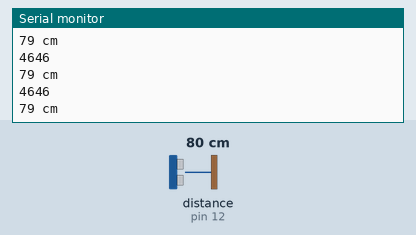
Recording of a sketch running on a simulated Arduino Uno, built with avr-gcc and run on an emulated ATmega328P. Shown: the last lines printed to the serial monitor. Wiring (inferred from the names in the program): ultrasonic range finder: trigger pin 13; echo pin 12. The inputs (shaded band) are chosen by the test bench; at power-on: distance to the obstacle (sensor on pin 12) 80 cm. The echo pulse lasts 58.3 µs per cm.

Above: at 1.3 s.
1.4 s: distance to the obstacle (sensor on pin 12) set to 195 cm
At 2.0 s:
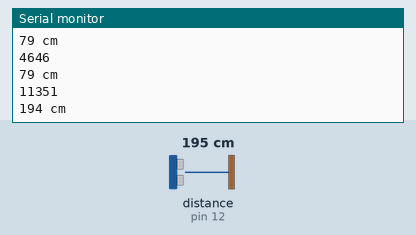
2.9 s: distance to the obstacle (sensor on pin 12) set to 204 cm
At 3.5 s:
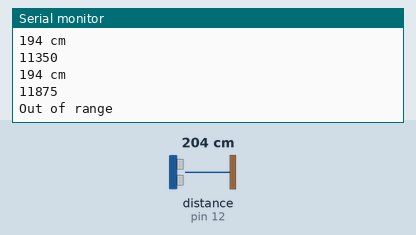
Timing chart, 0 to 5.9 s (numbered marks = the images above; inputs shaded):
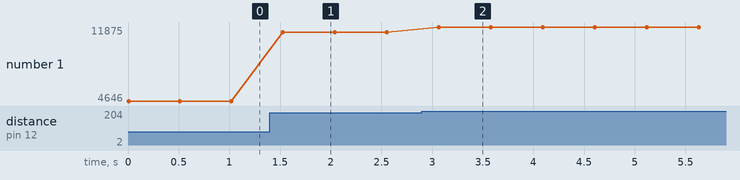

The sketch:

Ultrasonic_Sensor.ino
```cpp
/*  Ultrasonic distance sensor HC-SR04 demo sketch
 *
 * This sketch calculates the distance between the HC-SR04 sensor and
 * an object directly infront of it.
 *
 *
 * This sketch was written for Arduino Step by Step by Peter Dalmaris.
 *
 * Components
 * ----------
 *  - Arduino Uno
 *  - HC-SR04 sensor
 *
 *  Libraries
 *  ---------
 *  - NONE
 *
 * Connections
 * -----------
 *  Break out    |    Arduino Uno
 *  -----------------------------
 *      VCC      |      5V
 *      GND      |      GND
 *      Echo     |      12
 *      Trig     |      13
 *
 *
 * Other information
 * -----------------
 *  For information on the ultrasonic transducer: https://en.wikipedia.org/wiki/Ultrasonic_transducer
 *  For information on ultrasounds: https://en.wikipedia.org/wiki/Ultrasound
 *  HC-SR04 datasheet: https://docs.google.com/document/d/1Y-yZnNhMYy7rwhAgyL_pfa39RsB-x2qR4vP8saG73rE
 *  Information about the pulseIn function: https://www.arduino.cc/en/Reference/PulseIn
 *
 *  Created on October 21 2016 by Peter Dalmaris
 *
 */


#define trigPin 13
#define echoPin 12

void setup() {
  Serial.begin (9600);
  pinMode(trigPin, OUTPUT);
  pinMode(echoPin, INPUT);
}

void loop() {
  long duration, distance;
  digitalWrite(trigPin, LOW);
  delayMicroseconds(2);
  digitalWrite(trigPin, HIGH);
  delayMicroseconds(10);
  digitalWrite(trigPin, LOW);
  duration = pulseIn(echoPin, HIGH);
  Serial.println(duration);
  distance = (duration*171.5)/10000;

  if (distance >= 200 || distance <= 0){
    Serial.println("Out of range");
  }
  else {
    Serial.print(distance);
    Serial.println(" cm");
  }
  delay(500);
}
```

Measured:
- the behaviour switches between 200 and 201 cm on distance to the obstacle (sensor on pin 12) (found by bisection; images 1 and 2)
- after the input at 1.4 s, the serial monitor: prints a new line after 0.13 s (image 1)
- after the input at 2.9 s, the serial monitor: prints a new line after 0.17 s (image 2)
- plotted number 1: 4646 → 11350 after the input at 1.4 s, 11350 → 11875 after the input at 2.9 s
